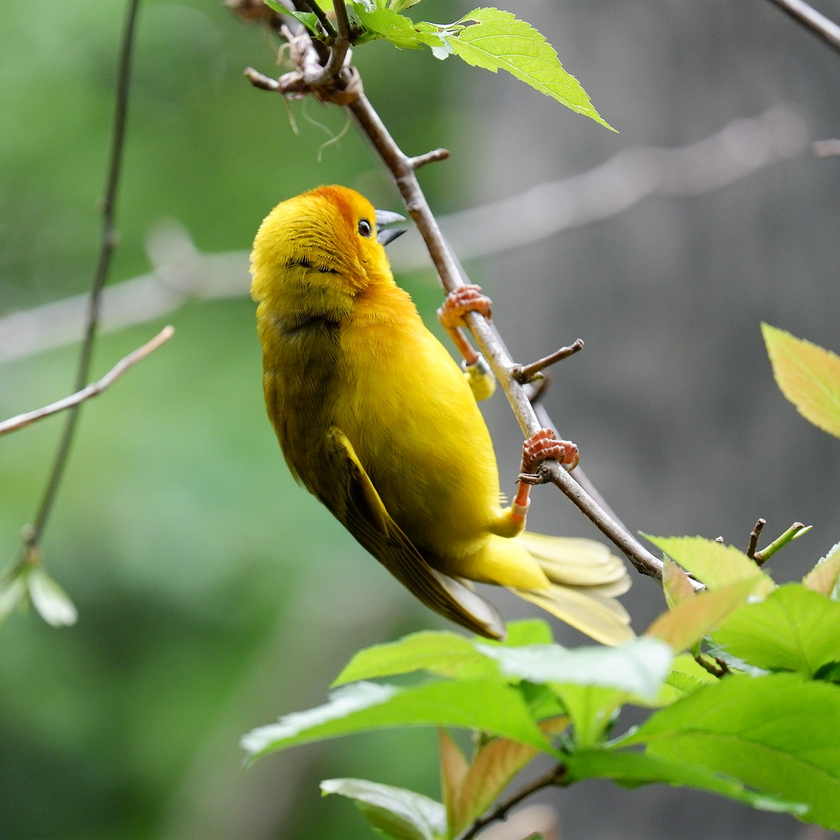
#> input picture week4/img.png, 840 x 840 px, shrunk from 1200 x 1200 before the run
$ jupyter execute shuffle_pixels.ipynb
#> lines starting #> are read from the running program, lines starting #| are printed output that depends on the picture
[cell 1]
import cv2
import matplotlib.pyplot as plt
import numpy as np

[cell 2]
image = cv2.imread("img.png", cv2.IMREAD_GRAYSCALE)
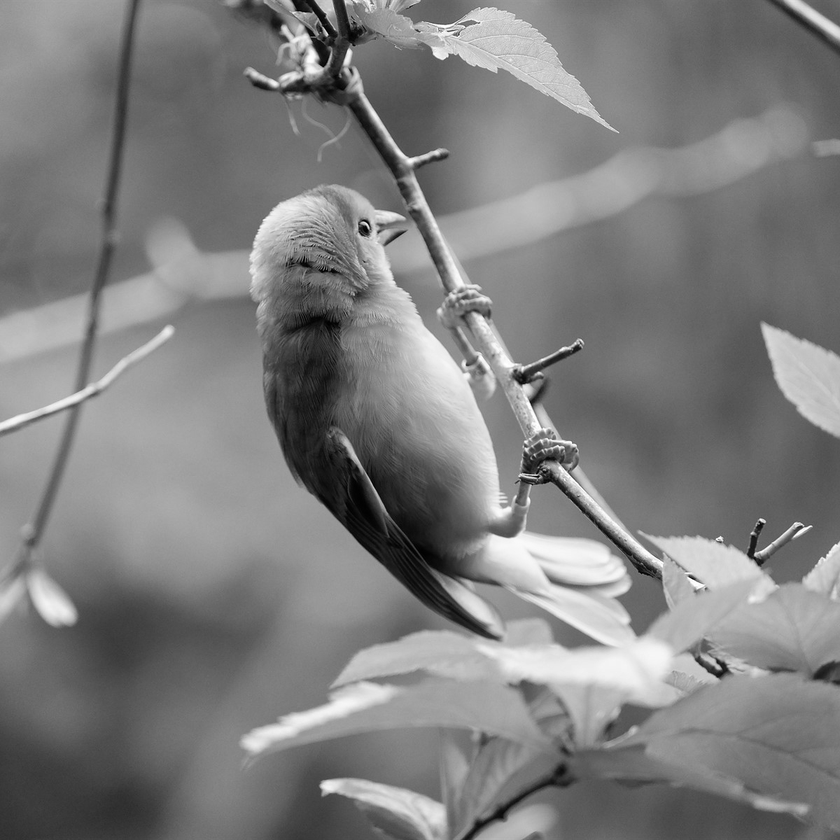
#> image: shape (840, 840); min 0, max 255, mean 126.6
plt.imshow(image, cmap="gray")
plt.show()

[cell 3]
def shuffle_image_pixels(image, seed=123):
#> called with seed = 123
    height, width = image.shape
#> height = 840; width = 840
    pixel_indices = np.arange(height * width)

    np.random.seed(seed)
    shuffled_indices = np.random.permutation(pixel_indices)

    flattened_image = image.flatten()
    shuffled_image = flattened_image[shuffled_indices].reshape((height, width))
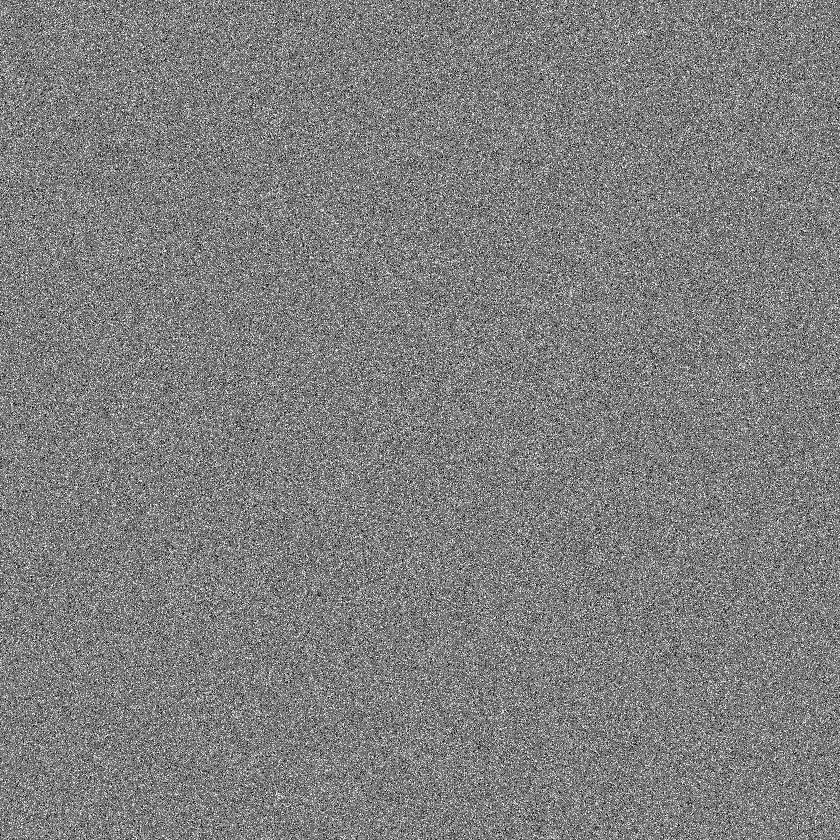
#> shuffled_image: shape (840, 840); min 0, max 255, mean 126.6
    return shuffled_image
